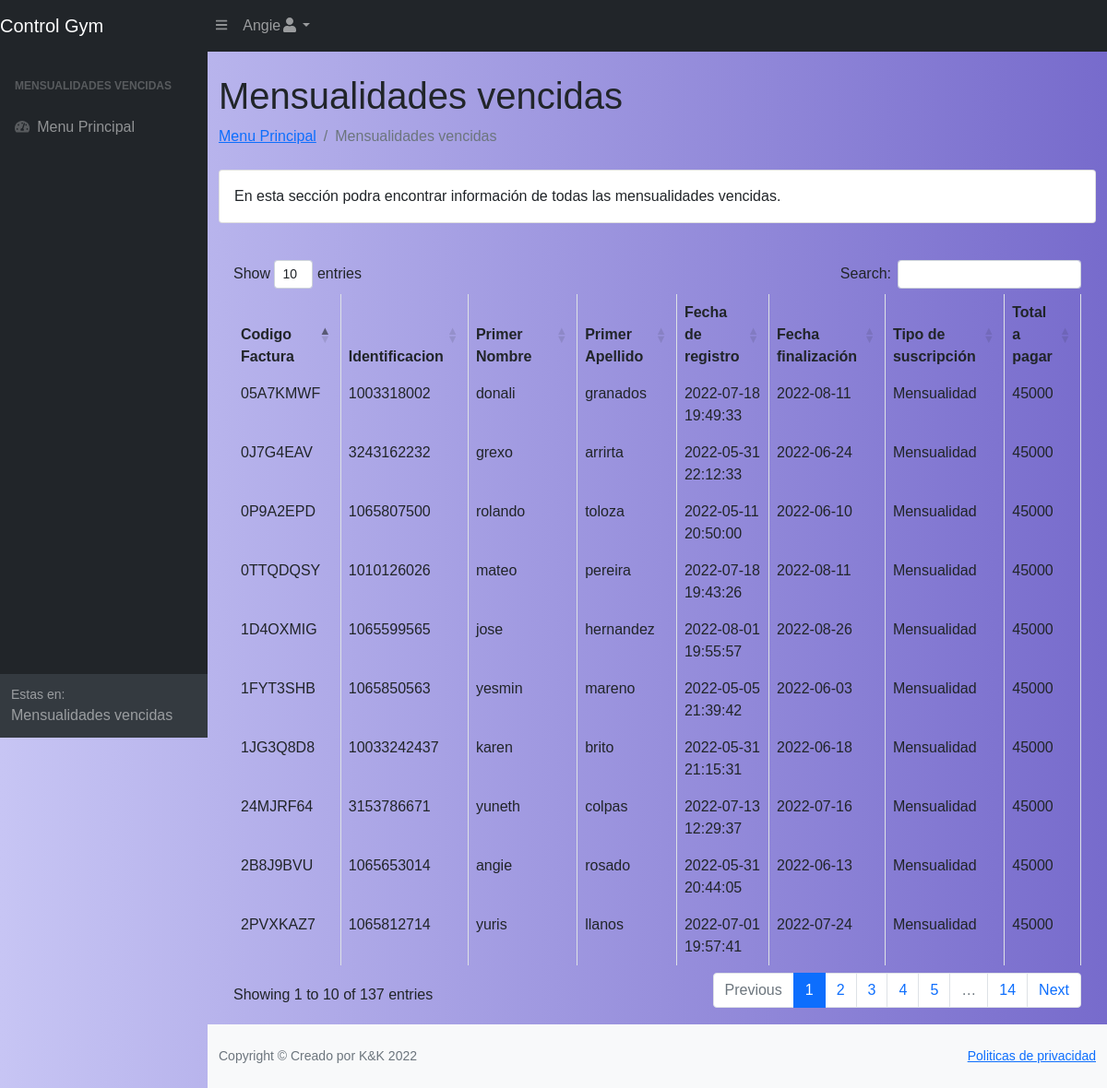
The app's page /MensualidadVencidaTotal.php (signed in) with its own data.
### tables this page shows
CREATE TABLE `facturas` (
  `Identificacion` varchar(12) NOT NULL,
  `PrimerNombre` varchar(30) NOT NULL,
  `PrimerApellido` varchar(30) NOT NULL,
  `SegundoApellido` varchar(30) NOT NULL,
  `FechaNacimiento` varchar(30) NOT NULL,
  `Sexo` varchar(2) NOT NULL,
  `Celular` varchar(10) NOT NULL,
  `Correo` varchar(50) NOT NULL,
  `TipoIdentificacion` varchar(30) NOT NULL,
  `Direccion` varchar(255) NOT NULL,
  `FechaRegistro` timestamp NOT NULL DEFAULT current_timestamp() ON UPDATE current_timestamp(),
  `TipoSuscripcion` varchar(30) NOT NULL,
  `SubTotal` varchar(30) NOT NULL,
  `Cantidad` varchar(30) NOT NULL,
  `Total` varchar(30) NOT NULL,
  `FechaFin` date NOT NULL,
  `CodigoFactura` char(8) DEFAULT NULL
);

### MensualidadVencidaTotal.php (the view, shortened to what this page needs)
<?php
require 'conexion.php';
$Usuario = $_SESSION['Usuario'];
?>
<!DOCTYPE html>
<html lang="en">
<head>
	<link href="css/styles.css" rel="stylesheet" />
	<link href="https://cdn.datatables.net/1.10.20/css/dataTables.bootstrap4.min.css" rel="stylesheet" />
</head>
<body class="sb-nav-fixed">
	<nav class="sb-topnav navbar navbar-expand navbar-dark bg-dark">
		<a class="navbar-brand" href="index.php">Control Gym</a><button class="btn btn-link btn-sm order-1 order-lg-0" id="sidebarToggle" href="#"><i class="fas fa-bars"></i></button>
		<ul class="navbar-nav ml-auto mr-0 mr-md-3 my-2 my-md-0">
			<li class="nav-item dropdown">
				<a class="nav-link dropdown-toggle" id="userDropdown" href="#" role="button" data-toggle="dropdown" aria-haspopup="true" aria-expanded="false"><?php echo $Usuario; ?><i class="fas fa-user fa-fw"></i></a>
			</li>
		</ul>
	</nav>
	<div id="layoutSidenav">
		<div id="layoutSidenav_nav">
			<nav class="sb-sidenav accordion sb-sidenav-dark" id="sidenavAccordion">
				<div class="sb-sidenav-menu">
					<div class="nav">
						<div class="sb-sidenav-menu-heading">Mensualidades vencidas</div>
						<a class="nav-link" href="principal.php">
							<div class="sb-nav-link-icon"><i class="fas fa-tachometer-alt"></i></div>
							Menu Principal
						</a>
					</div>
				</div>
				<div class="sb-sidenav-footer">
					<div class="small">Estas en:</div>
					Mensualidades vencidas
				</div>
			</nav>
		</div>
		<div id="layoutSidenav_content">
			<main>
				<div class="container-fluid">
					<h1 class="mt-4">Mensualidades vencidas
					</h1>
					<ol class="breadcrumb mb-4">
						<li class="breadcrumb-item"><a href="principal.php">Menu Principal</a></li>
						<li class="breadcrumb-item active">Mensualidades vencidas
						</li>
					</ol>
					<div class="card mb-4">
						<div class="card-body">En esta sección podra encontrar información de todas las mensualidades vencidas.</div>
					</div>
					<div class="card-body">
						<div class="table-responsive">
							<table class="table table-bordered" id="dataTable" width="100%" cellspacing="0">
								<thead>
									<tr>
										<th>Codigo Factura</th>
										<th>Identificacion</th>
										<th>Primer Nombre</th>
										<th>Primer Apellido</th>
										<th>Fecha de registro</th>
										<th>Fecha finalización</th>
										<th>Tipo de suscripción</th>
										<th>Total a pagar</th>
									</tr>
								</thead>
								<tbody>
									<?php
									$query = "SELECT * FROM facturas WHERE DATE(FechaFin)<=CURDATE()";
									$result_tasks = mysqli_query($mysqli, $query);
									while ($row = mysqli_fetch_assoc($result_tasks)) { ?>
										<tr>
											<td><?php echo $row['CodigoFactura']; ?></td>
											<td><?php echo $row['Identificacion']; ?></td>
											<td><?php echo $row['PrimerNombre']; ?></td>
											<td><?php echo $row['PrimerApellido']; ?></td>
											<td><?php echo $row['FechaRegistro']; ?></td>
											<td><?php echo $row['FechaFin']; ?></td>
											<td><?php echo $row['TipoSuscripcion']; ?></td>
											<td><?php echo $row['Total']; ?></td>
										</tr>
									<?php } ?>
								</tbody>
							</table>
						</div>
					</div>
				</div>
			</main>
			<footer class="py-4 bg-light mt-auto">
				<div class="container-fluid">
					<div class="d-flex align-items-center justify-content-between small">
						<div class="text-muted">Copyright &copy; Creado por K&K 2022</div>
						<div>
							<a href="Politicas.php">Politicas de privacidad</a>
						</div>
					</div>
				</div>
			</footer>
		</div>
	</div>
</body>
</html>

### records on screen
facturas: CodigoFactura "1FYT3SHB", Identificacion "1065850563", PrimerNombre "yesmin", PrimerApellido "mareno", FechaRegistro "2022-05-05 21:39:42", FechaFin "2022-06-03", TipoSuscripcion "Mensualidad", Total "45000"
facturas: CodigoFactura "0P9A2EPD", Identificacion "1065807500", PrimerNombre "rolando", PrimerApellido "toloza", FechaRegistro "2022-05-11 20:50:00", FechaFin "2022-06-10", TipoSuscripcion "Mensualidad", Total "45000"
facturas: CodigoFactura "2B8J9BVU", Identificacion "1065653014", PrimerNombre "angie", PrimerApellido "rosado", FechaRegistro "2022-05-31 20:44:05", FechaFin "2022-06-13", TipoSuscripcion "Mensualidad", Total "45000"
facturas: CodigoFactura "1JG3Q8D8", Identificacion "10033242437", PrimerNombre "karen", PrimerApellido "brito", FechaRegistro "2022-05-31 21:15:31", FechaFin "2022-06-18", TipoSuscripcion "Mensualidad", Total "45000"
facturas: CodigoFactura "0J7G4EAV", Identificacion "3243162232", PrimerNombre "grexo", PrimerApellido "arrirta", FechaRegistro "2022-05-31 22:12:33", FechaFin "2022-06-24", TipoSuscripcion "Mensualidad", Total "45000"
facturas: CodigoFactura "2PVXKAZ7", Identificacion "1065812714", PrimerNombre "yuris", PrimerApellido "llanos", FechaRegistro "2022-07-01 19:57:41", FechaFin "2022-07-24", TipoSuscripcion "Mensualidad", Total "45000"
facturas: CodigoFactura "24MJRF64", Identificacion "3153786671", PrimerNombre "yuneth", PrimerApellido "colpas", FechaRegistro "2022-07-13 12:29:37", FechaFin "2022-07-16", TipoSuscripcion "Mensualidad", Total "45000"
facturas: CodigoFactura "0TTQDQSY", Identificacion "1010126026", PrimerNombre "mateo", PrimerApellido "pereira", FechaRegistro "2022-07-18 19:43:26", FechaFin "2022-08-11", TipoSuscripcion "Mensualidad", Total "45000"
facturas: CodigoFactura "05A7KMWF", Identificacion "1003318002", PrimerNombre "donali", PrimerApellido "granados", FechaRegistro "2022-07-18 19:49:33", FechaFin "2022-08-11", TipoSuscripcion "Mensualidad", Total "45000"
facturas: CodigoFactura "1D4OXMIG", Identificacion "1065599565", PrimerNombre "jose", PrimerApellido "hernandez", FechaRegistro "2022-08-01 19:55:57", FechaFin "2022-08-26", TipoSuscripcion "Mensualidad", Total "45000"

### other values on screen
$Usuario "Angie"
